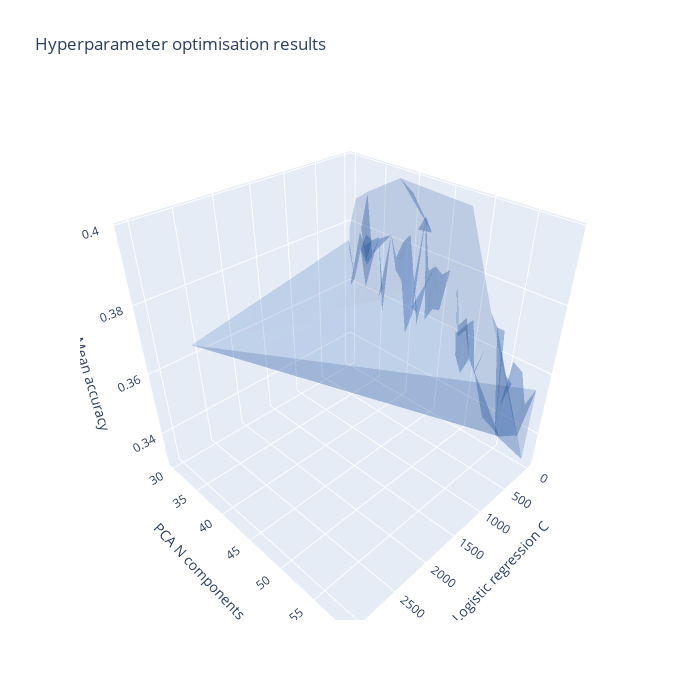

This figure's notebook cell:
### Markdown cell above
### Plot the results of hyperparameter optimisation

We can plot the results of the randomised search on a 3D mesh, with the two optimised parameters on the X and Y axes and accuracy on the Z axis. This is produced using [plotly](http://plot.ly/).

### Code cell
init_notebook_mode(connected=True)

trace = go.Mesh3d(x=results.param_logisticregression__C,
                  y=results.param_unsupervisedspatialfilter__estimator__n_components,
                  z=results.mean_test_score, 
                  color='#275fb5', opacity=0.20)

layout = go.Layout(
    title='Hyperparameter optimisation results',
    autosize=True,
    width=700,
    height=700,
    scene = dict(
    xaxis = dict(
        title='Logistic regression C'),
    yaxis = dict(
        title='PCA N components'),
    zaxis = dict(
        title='Mean accuracy'),)
)

fig = go.Figure(data=[trace], layout=layout)
iplot(fig)

### Figure 1 — Plotly figure (JSON) as saved in the notebook; plotly's stock layout.template omitted (floating-point values rounded to 4 significant figures)
{"data": [{"color": "#275fb5", "opacity": 0.2, "type": "mesh3d", "x": [10.36, 1.913, 14.43, 12.99, 0.2888, 9.059, 7.506, 4.835, 10.35, 4.672, 12.06, 20.71, 20.73, 2.651, 5.276, 0.483, 2.783, 2.14, 9.14, 7.806, 0.3747, 6.844, 3.026, 0.3974, 5.262, 4.245, 3.572, 8.373, 20.57, 139.0, 4.021, 7.05, 7.939, 5.498, 13.58, 93.88, 1.972, 4.519, 68.18, 3.518, 0.08584, 28.51, 6.542, 1.587, 41.97, 5.955, 0.1663, 13.1, 3.588, 77.23, 7.326, 0.9088, 0.3531, 22.3, 3053.0, 11.23, 13.14, 0.5818, 31.81, 2.56, 2.253, 99.26, 13.43, 164.7, 0.4275, 35.7, 3.298, 0.1283, 1.574, 2.777, 8.391, 7.296, 7.694, 5.445, 3.611, 1.519, 5.951, 41.74, 12.29, 6.573, 8.274, 4.968, 0.103, 8.331, 0.4766, 0.8075, 4.114, 26.46, 38.13, 11.85, 7.995, 3.219, 4.361, 1.118, 1.303, 2.294, 9.213, 0.5648, 19.99, 0.223], "y": [30, 40, 33, 33, 34, 31, 33, 58, 38, 54, 34, 45, 30, 49, 43, 49, 39, 45, 56, 44, 40, 30, 33, 43, 54, 48, 43, 49, 51, 41, 55, 38, 38, 49, 36, 36, 59, 48, 56, 34, 38, 58, 55, 38, 48, 55, 52, 54, 45, 56, 32, 35, 37, 53, 38, 31, 39, 53, 43, 41, 59, 31, 56, 42, 31, 33, 44, 33, 33, 32, 43, 55, 57, 58, 40, 39, 52, 42, 34, 40, 41, 50, 48, 47, 41, 42, 58, 32, 42, 51, 36, 35, 53, 46, 44, 33, 31, 33, 50, 48], "z": [0.3717, 0.3933, 0.37, 0.3789, 0.3733, 0.3872, 0.3617, 0.3467, 0.3756, 0.3678, 0.3706, 0.3639, 0.375, 0.3628, 0.36, 0.3628, 0.3689, 0.365, 0.3533, 0.3778, 0.3956, 0.3789, 0.3911, 0.3867, 0.3617, 0.3633, 0.3733, 0.3483, 0.3517, 0.3661, 0.3339, 0.38, 0.3717, 0.3667, 0.3639, 0.3617, 0.3306, 0.3533, 0.3611, 0.3728, 0.3983, 0.3383, 0.3478, 0.3811, 0.3611, 0.355, 0.3711, 0.3583, 0.3761, 0.3356, 0.3733, 0.3789, 0.3817, 0.3378, 0.3778, 0.3628, 0.3811, 0.3678, 0.3717, 0.36, 0.355, 0.3611, 0.3589, 0.3644, 0.3883, 0.3756, 0.3644, 0.3917, 0.3772, 0.38, 0.3756, 0.3444, 0.3583, 0.3433, 0.3522, 0.3811, 0.3606, 0.3617, 0.3778, 0.3839, 0.3706, 0.3544, 0.3972, 0.3789, 0.3861, 0.3906, 0.3489, 0.3789, 0.3578, 0.3506, 0.3556, 0.3794, 0.355, 0.3783, 0.375, 0.3689, 0.3733, 0.3844, 0.3672, 0.3594]}], "layout": {"autosize": true, "height": 700, "scene": {"xaxis": {"title": {"text": "Logistic regression C"}}, "yaxis": {"title": {"text": "PCA N components"}}, "zaxis": {"title": {"text": "Mean accuracy"}}}, "title": {"text": "Hyperparameter optimisation results"}, "width": 700}}
